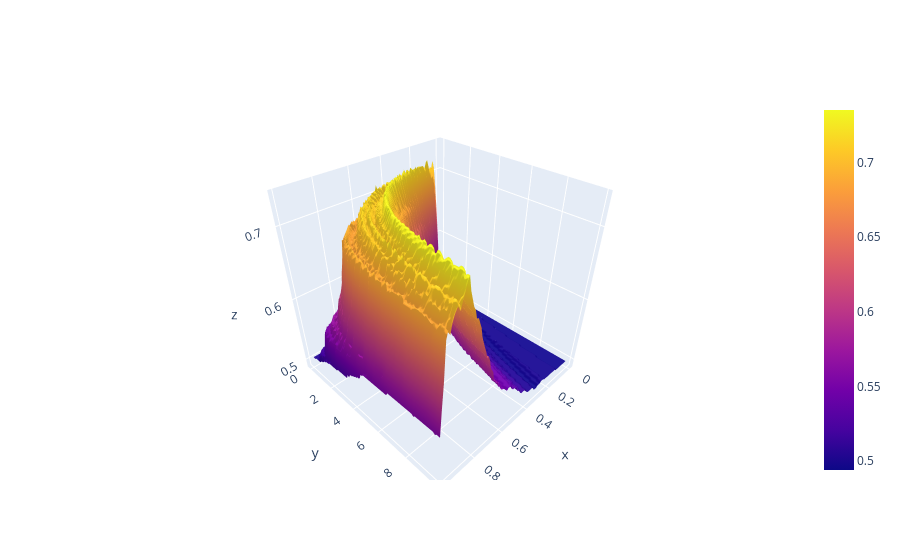

Notebook code for this chart:
### Code cell
import plotly.graph_objects as go


df = pd.read_csv("../../data/Metadata_features/metadata_features.csv")

df = df.drop(["img_id", "gender", "diagnostic", "biopsed", "melanoma_colors"], axis = 1)
df["prediction"] = False

x = df.iloc[:, 3:]
y = df['skin_cancer_diagnosis']

x_train, x_valtest, y_train, y_valtest = train_test_split(
x, y, test_size = 0.4, random_state = 8008135, stratify = y)

x_val, x_test, y_val, y_test = train_test_split(
x_valtest, y_valtest, test_size = 0.5, random_state = 8008135, stratify = y_valtest)

scaler = StandardScaler()
x_train_scaled = scaler.fit_transform(x_train)
x_val_scaled = scaler.transform(x_val)
x_test_scaled = scaler.transform(x_test)

x = np.arange(0, 1, 0.01)
y = np.arange(0, 10, 0.1)
models = [LogisticRegression(random_state = 8008135, class_weight = {1: i, 0: 1}) for i in y]
for model in models:
    model.fit(x_train_scaled, y_train) 
preds = [model.predict_proba(x_val_scaled)[:, 1] for model in models]
z = np.array([[accuracy_score(y_val, (j >= i).astype(int)) for i in x] for j in preds])

fig = go.Figure()
fig.add_trace(go.Surface(x = x, y = y, z = z))

### Figure 1 — Plotly figure (JSON) as saved in the notebook; plotly's stock layout.template omitted (floating-point values rounded to 4 significant figures; data arrays with more than 128 entries replaced by an {"elided": "..."} marker saying what was removed)
{"data": [{"type": "surface", "x": [0, 0.01, 0.02, 0.03, 0.04, 0.05, 0.06, 0.07, 0.08, 0.09, 0.1, 0.11, 0.12, 0.13, 0.14, 0.15, 0.16, 0.17, 0.18, 0.19, 0.2, 0.21, 0.22, 0.23, 0.24, 0.25, 0.26, 0.27, 0.28, 0.29, 0.3, 0.31, 0.32, 0.33, 0.34, 0.35, 0.36, 0.37, 0.38, 0.39, 0.4, 0.41, 0.42, 0.43, 0.44, 0.45, 0.46, 0.47, 0.48, 0.49, 0.5, 0.51, 0.52, 0.53, 0.54, 0.55, 0.56, 0.57, 0.58, 0.59, 0.6, 0.61, 0.62, 0.63, 0.64, 0.65, 0.66, 0.67, 0.68, 0.69, 0.7, 0.71, 0.72, 0.73, 0.74, 0.75, 0.76, 0.77, 0.78, 0.79, 0.8, 0.81, 0.82, 0.83, 0.84, 0.85, 0.86, 0.87, 0.88, 0.89, 0.9, 0.91, 0.92, 0.93, 0.94, 0.95, 0.96, 0.97, 0.98, 0.99], "y": [0, 0.1, 0.2, 0.3, 0.4, 0.5, 0.6, 0.7, 0.8, 0.9, 1, 1.1, 1.2, 1.3, 1.4, 1.5, 1.6, 1.7, 1.8, 1.9, 2, 2.1, 2.2, 2.3, 2.4, 2.5, 2.6, 2.7, 2.8, 2.9, 3, 3.1, 3.2, 3.3, 3.4, 3.5, 3.6, 3.7, 3.8, 3.9, 4, 4.1, 4.2, 4.3, 4.4, 4.5, 4.6, 4.7, 4.8, 4.9, 5, 5.1, 5.2, 5.3, 5.4, 5.5, 5.6, 5.7, 5.8, 5.9, 6, 6.1, 6.2, 6.3, 6.4, 6.5, 6.6, 6.7, 6.8, 6.9, 7, 7.1, 7.2, 7.3, 7.4, 7.5, 7.6, 7.7, 7.8, 7.9, 8, 8.1, 8.2, 8.3, 8.4, 8.5, 8.6, 8.7, 8.8, 8.9, 9, 9.1, 9.2, 9.3, 9.4, 9.5, 9.6, 9.7, 9.8, 9.9], "z": {"elided": "100x100 float values"}}], "layout": {}}
